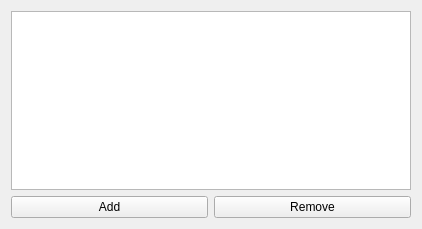
<?xml version="1.0" encoding="UTF-8"?>
<ui version="4.0">
 <class>CustomTableWidget</class>
 <widget class="QWidget" name="CustomTableWidget">
  <property name="geometry">
   <rect>
    <x>0</x>
    <y>0</y>
    <width>422</width>
    <height>229</height>
   </rect>
  </property>
  <property name="sizePolicy">
   <sizepolicy hsizetype="Preferred" vsizetype="MinimumExpanding">
    <horstretch>0</horstretch>
    <verstretch>0</verstretch>
   </sizepolicy>
  </property>
  <property name="windowTitle">
   <string>Form</string>
  </property>
  <layout class="QGridLayout" name="gridLayout">
   <item row="0" column="0" colspan="2">
    <widget class="QTableWidget" name="tableWidget">
     <property name="selectionBehavior">
      <enum>QAbstractItemView::SelectRows</enum>
     </property>
     <attribute name="verticalHeaderStretchLastSection">
      <bool>false</bool>
     </attribute>
    </widget>
   </item>
   <item row="1" column="0">
    <widget class="QPushButton" name="addPushButton">
     <property name="sizePolicy">
      <sizepolicy hsizetype="MinimumExpanding" vsizetype="Minimum">
       <horstretch>0</horstretch>
       <verstretch>0</verstretch>
      </sizepolicy>
     </property>
     <property name="maximumSize">
      <size>
       <width>16777215</width>
       <height>25</height>
      </size>
     </property>
     <property name="text">
      <string>Add</string>
     </property>
     <property name="icon">
      <iconset resource="../resources.qrc">
       <normaloff>:/plugins/DsgTools/icons/plus.png</normaloff>:/plugins/DsgTools/icons/plus.png</iconset>
     </property>
    </widget>
   </item>
   <item row="1" column="1">
    <widget class="QPushButton" name="removePushButton">
     <property name="sizePolicy">
      <sizepolicy hsizetype="MinimumExpanding" vsizetype="Fixed">
       <horstretch>0</horstretch>
       <verstretch>0</verstretch>
      </sizepolicy>
     </property>
     <property name="maximumSize">
      <size>
       <width>16777215</width>
       <height>25</height>
      </size>
     </property>
     <property name="text">
      <string>Remove</string>
     </property>
     <property name="icon">
      <iconset resource="../resources.qrc">
       <normaloff>:/plugins/DsgTools/icons/remove.png</normaloff>:/plugins/DsgTools/icons/remove.png</iconset>
     </property>
    </widget>
   </item>
  </layout>
 </widget>
 <resources>
  <include location="../resources.qrc"/>
 </resources>
 <connections/>
</ui>
